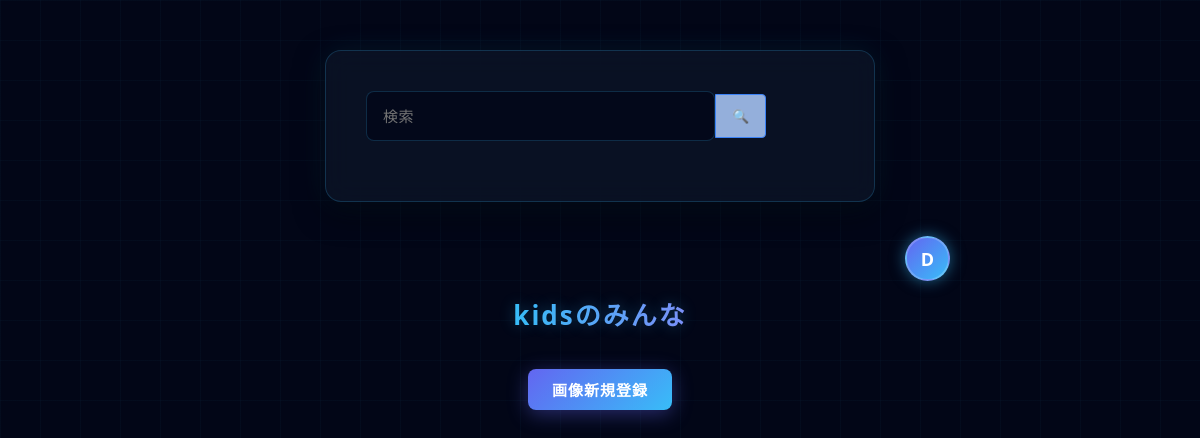
/kids/ (signed in), run on an earlier commit of the app's database.
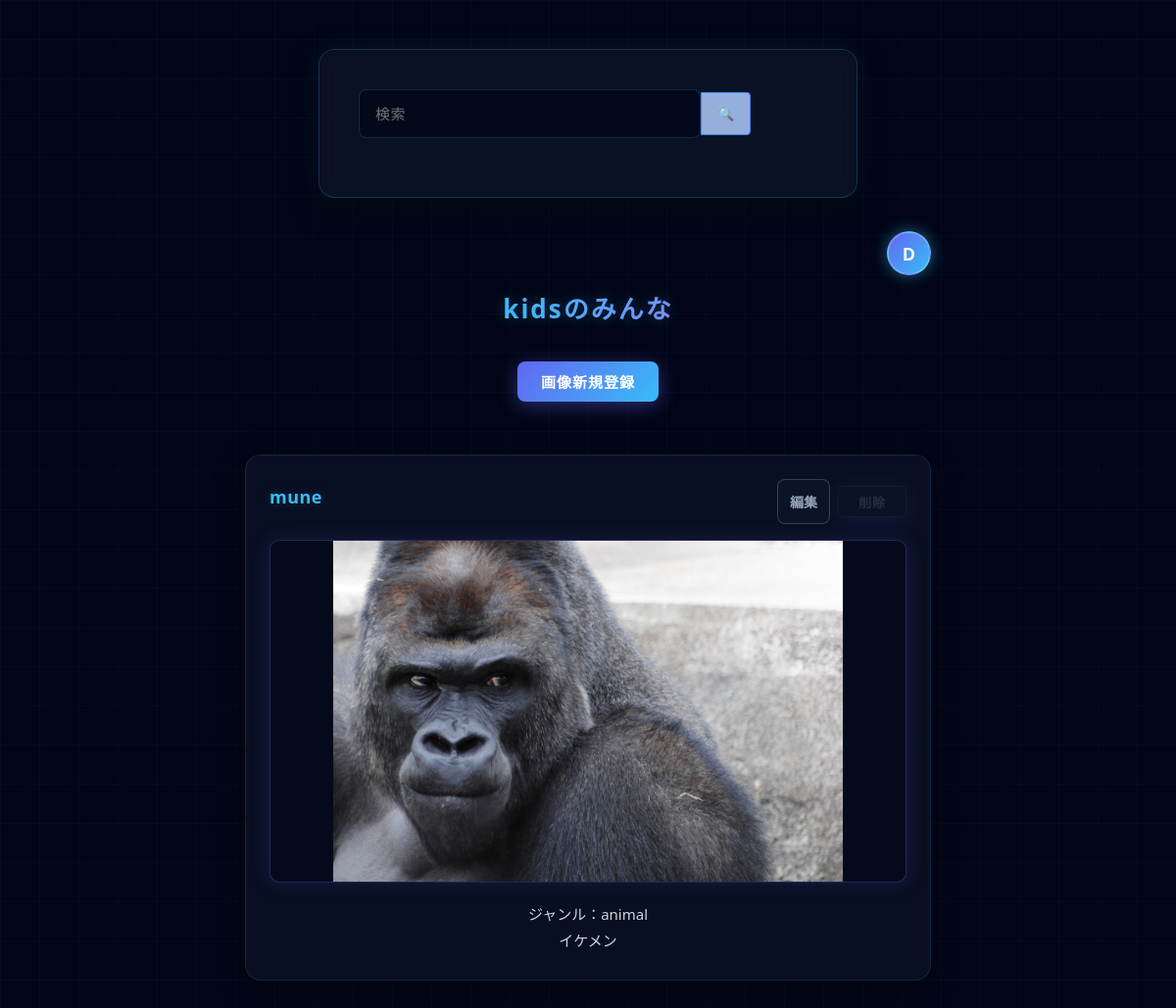
And on a later commit of the database.
### apps/crud/models.py (models this page shows, shortened)
class User(db.Model, UserMixin):
    __tablename__ = "users"
    id = db.Column(db.Integer, primary_key=True)
    username = db.Column(db.String, index=True)
    birthday = db.Column(db.Date, nullable=False)
    email = db.Column(db.String, unique=True, index=True)
    password_hash = db.Column(db.String)
    created_at = db.Column(db.DateTime, default=datetime.now)
    updated_at = db.Column(db.DateTime, default=datetime.now, onupdate=datetime.now)
    @property
    def password(self):
        raise AttributeError("読み取り不可")

### apps/kids/models.py (models this page shows)
class KidsImage(db.Model):
    __tablename__ = "kids_images"
    id = db.Column(db.Integer, primary_key=True)
    user_id = db.Column(db.String, db.ForeignKey("users.id"))
    image_path = db.Column(db.String)
    is_detected = db.Column(db.Boolean, default=False)
    detection_reason = db.Column(db.String(100))
    created_at = db.Column(db.DateTime, default=datetime.now)
    genre = db.Column(db.String(50))
    comment = db.Column(db.Text)
    updated_at = db.Column(
        db.DateTime, default=datetime.now, onupdate=datetime.now
    )

### apps/kids/views.py (the view)
@kids.route("/")
def index():
    user_images = (
        db.session.query(User, KidsImage)
        .join(KidsImage)
        .filter(User.id == KidsImage.user_id)
        .all()
    )
    delete_form = DeleteForm()
    return render_template("kids/index.html", user_images=user_images, delete_form=delete_form)

### apps/kids/forms.py
class DeleteForm(FlaskForm):
    submit = SubmitField("削除")

### apps/crud/models.py (called while the page is built)
@login_manager.user_loader
def load_user(user_id):
    return User.query.get(user_id)

### apps/kids/templates/kids/index.html (shortened to what this page needs)
{% extends "kids/base.html" %}
{% block content %}
<div class="dt-top-profile-container">
    <a href="{{ url_for('kids.account', user_id=current_user.id, mode='kids') }}" class="dt-top-profile-link" title="マイページへ">
        <span class="dt-top-profile-icon">{{ current_user.username[:1].upper() }}</span>
    </a>
</div>
<h3>kidsのみんな</h3>
<div class="col-md-10 text-right dt-image-register-btn">
    <a href="{{ url_for('kids.upload_image') }}" class="btn btn-primary">
        画像新規登録
    </a>
</div>
{% for user, image in user_images %}
<div class="card col-md-7 dt-image-content">
    <header class="d-flex justify-content-between">
        <div class="dt-image-username">
            {{ user.username }}
        </div>
        <form
          action="{{ url_for('kids.delete_image', image_id=image.id) }}"
          method="POST"
        >
        {% if current_user.id == user.id %}
          <button
            type="button"
            class="btn btn-success"
            onclick="location.href='{{ url_for('kids.edit_image', image_id=image.id) }}'"
          >
            編集
          </button>
          {{ delete_form.submit(class="btn btn-danger btn-sm") }}
        {% else %}
          <button
            type="button"
            class="btn btn-success"
          >
            編集
          </button>
          {{ delete_form.submit(class="btn btn-danger btn-sm", disabled=True) }}
        {% endif %}
        </form>
    </header>
    <section>
        <img
            src="{{ url_for('kids.image_file', filename=image.image_path) }}"
            alt="アップロード画像"
            class="img-fluid"
        >
    </section>
    <div class="card-body">
        <p>ジャンル：{{ image.genre }}</p>
        <p>{{ image.comment }}</p>
    </div>
</div>
{% endfor %}
{% endblock %}

### apps/kids/templates/kids/base.html (shortened to what this page needs)
<!DOCTYPE html>
<html lang="ja">
<head>
    <link rel="stylesheet" href="{{ url_for('static', filename='css/style.css') }}" />
    <link rel="stylesheet" href="{{ url_for('static', filename='css/kids.css') }}" />
</head>
<body>
    {% if request.endpoint in ['kids.index', 'kids.search'] %}
            <form
              method="GET"
              action="{{url_for('kids.search')}}"
              name ="dtSearchForm"
            >
                <div class="search-group">
                {% if request.args.get("search") %}
                    <input
                      type="search"
                      id="dt-search"
                      class="form-control col-md-12 dt-search"
                      placeholder="検索"
                      name="search"
                      value="{{request.args.get('search')}}"
                    />
                    {% else %}
                    <input
                      type="search"
                      id="dt-search"
                      class="form-control col-md-12 dt-search"
                      placeholder="検索"
                      name="search"
                    />
                {% endif %}
                <button type="submit" class="dt-search-btn">🔍</button>
                </div>
            </form>
    {% endif %}
    {% block content %}{% endblock  %}
</body>
</html>

### apps/static/css/style.css (style rules this page uses)
* { margin: 0; padding: 0; box-sizing: border-box; font-family: 'Segoe UI', -apple-system, BlinkMacSystemFont, Roboto, sans-serif; }
body { background-color: #020617; color: #f1f5f9; min-height: 100vh; display: flex; flex-direction: column; justify-content: center; align-items: center; padding: 40px 20px; gap: 24px; background-image: linear-gradient(rgba(56, 189, 248, 0.03) 1px, transparent 1px), linear-gradient(90deg, rgba(56, 189, 248, 0.03) 1px, transparent 1px); background-size: 40px 40px; }
form { max-width: 450px; width: 100%; padding: 40px; background: rgba(15, 23, 42, 0.65); border-radius: 16px; border: 1px solid rgba(56, 189, 248, 0.2); box-shadow: 0 4px 30px rgba(0, 0, 0, 0.5), 0 0 30px rgba(56, 189, 248, 0.1); backdrop-filter: blur(12px); box-sizing: border-box; transition: all 0.4s ease; }
input[type="submit"], .btn-primary { width: 100%; padding: 14px; background: linear-gradient(135deg, #6366f1, #38bdf8); border: none; border-radius: 8px; color: #ffffff; font-weight: 700; font-size: 15px; letter-spacing: 1px; cursor: pointer; box-shadow: 0 4px 20px rgba(99, 102, 241, 0.4); transition: all 0.3s ease; }
body > a, button[type="button"], .cyber-btn-secondary { display: block; width: 100%; max-width: 450px; text-align: center; padding: 12px; background: rgba(30, 41, 59, 0.2); border: 1px solid rgba(148, 163, 184, 0.3); color: #94a3b8; border-radius: 8px; font-weight: 600; font-size: 14px; text-decoration: none; transition: all 0.3s ease; }
.dt-image-username { color: #38bdf8; font-weight: bold; margin-bottom: 10px; }
.card img { width: 100%; border-radius: 8px; border: 2px solid #6366f1; box-shadow: 0 0 15px rgba(99, 102, 241, 0.2); }
.dt-image-register-btn { max-width: 600px; width: 100%; margin: 0 auto 15px auto; }
.search-group { display: flex; align-items: center; width: 100%; max-width: 400px; }
.dt-search-btn { padding: 12px 16px; background-color: #94afdb; color: #ffffff; border: 1px solid #3b82f6; border-radius: 0 4px 4px 0; cursor: pointer; white-space: nowrap; }

What changed in the data, as far as the page shows it:
added User: username "mune", image_path (picture), genre "animal", comment "イケメン"
